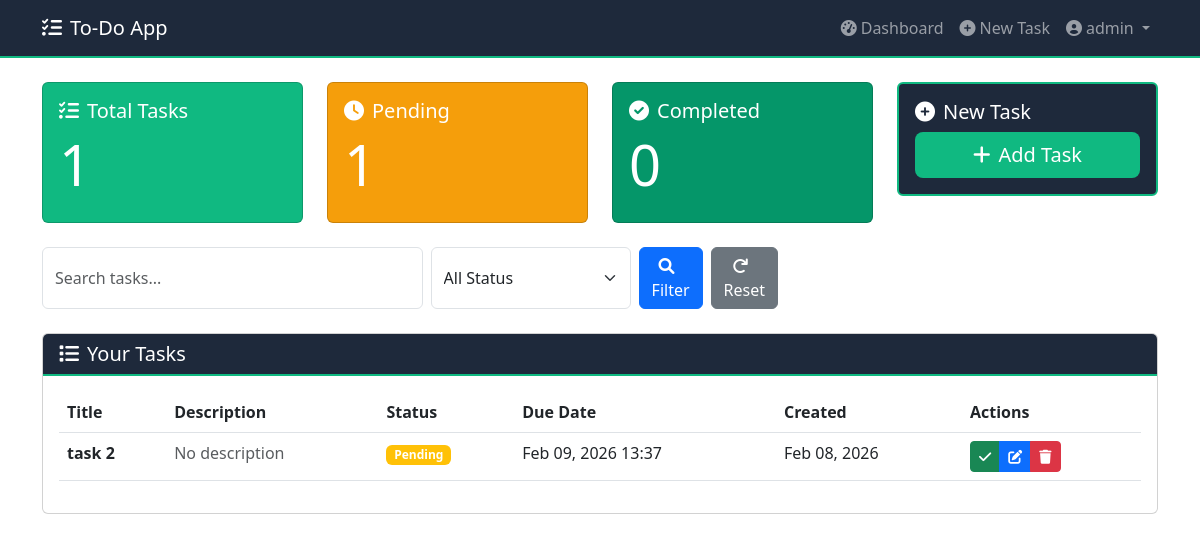
The page /dashboard/ (signed in) on the database its author committed.
### todo_app/models.py (models this page shows, shortened)
class Task(models.Model):
    STATUS_CHOICES = [
        ('pending', 'Pending'),
        ('in_progress', 'In Progress'),
        ('completed', 'Completed'),
    ]
    user = models.ForeignKey(User, on_delete=models.CASCADE)
    title = models.CharField(max_length=200)
    description = models.TextField(blank=True, null=True)
    status = models.CharField(max_length=20, choices=STATUS_CHOICES, default='pending')
    due_date = models.DateTimeField(null=True, blank=True)
    created_at = models.DateTimeField(auto_now_add=True)
    updated_at = models.DateTimeField(auto_now=True)
    @property
    def is_overdue(self):
        if self.due_date and self.status != 'completed':
            return timezone.now() > self.due_date
        return False

### todo_app/views.py (the view)
# urls.py: path('dashboard/', views.dashboard_view, name='dashboard'),
@login_required
def dashboard_view(request):
    tasks = Task.objects.filter(user=request.user)
    status_filter = request.GET.get('status')
    if status_filter:
        tasks = tasks.filter(status=status_filter)
    search_query = request.GET.get('search')
    if search_query:
        tasks = tasks.filter(title__icontains=search_query)
    context = {
        'tasks': tasks,
        'total_tasks': tasks.count(),
        'pending_tasks': tasks.filter(status='pending').count(),
        'completed_tasks': tasks.filter(status='completed').count(),
    }
    return render(request, 'todo_app/dashboard.html', context)

### templates/todo_app/dashboard.html (shortened to what this page needs)
{% extends 'todo_app/base.html' %}
{% block content %}
<div class="row">
    <div class="col-md-3 mb-4">
        <div class="card text-white" style="background: #10b981;">
            <div class="card-body">
                <h5 class="card-title"><i class="fas fa-tasks me-2"></i>Total Tasks</h5>
                <h2 class="display-4">{{ total_tasks }}</h2>
            </div>
        </div>
    </div>
    <div class="col-md-3 mb-4">
        <div class="card text-white" style="background: #f59e0b;">
            <div class="card-body">
                <h5 class="card-title"><i class="fas fa-clock me-2"></i>Pending</h5>
                <h2 class="display-4">{{ pending_tasks }}</h2>
            </div>
        </div>
    </div>
    <div class="col-md-3 mb-4">
        <div class="card text-white" style="background: #059669;">
            <div class="card-body">
                <h5 class="card-title"><i class="fas fa-check-circle me-2"></i>Completed</h5>
                <h2 class="display-4">{{ completed_tasks }}</h2>
            </div>
        </div>
    </div>
    <div class="col-md-3 mb-4">
        <div class="card" style="background: #1e293b; border: 2px solid #10b981;">
            <div class="card-body">
                <h5 class="card-title text-white"><i class="fas fa-plus-circle me-2"></i>New Task</h5>
                <a href="{% url 'create_task' %}" class="btn btn-lg w-100" style="background: #10b981; color: white; border: none;">
                    <i class="fas fa-plus me-2"></i>Add Task
                </a>
            </div>
        </div>
    </div>
</div>
<div class="row mb-4">
    <div class="col-md-8">
        <form method="GET" class="d-flex">
            <input type="text" name="search" class="form-control me-2"
                   placeholder="Search tasks..." value="{{ request.GET.search|default:'' }}">
            <select name="status" class="form-select me-2" style="max-width: 200px;">
                <option value="">All Status</option>
            </select>
            <button type="submit" class="btn btn-primary">
                <i class="fas fa-search me-2"></i>Filter
            </button>
            <a href="{% url 'dashboard' %}" class="btn btn-secondary ms-2">
                <i class="fas fa-redo me-2"></i>Reset
            </a>
        </form>
    </div>
</div>
<div class="row">
    <div class="col-12">
        <div class="card">
            <div class="card-header" style="background: #1e293b; border-bottom: 2px solid #10b981;">
                <h5 class="mb-0 text-white"><i class="fas fa-list me-2"></i>Your Tasks</h5>
            </div>
            <div class="card-body">
                {% if tasks %}
                    <div class="table-responsive">
                        <table class="table table-hover">
                            <thead>
                                <tr>
                                    <th>Title</th>
                                    <th>Description</th>
                                    <th>Status</th>
                                    <th>Due Date</th>
                                    <th>Created</th>
                                    <th>Actions</th>
                                </tr>
                            </thead>
                            <tbody>
                                {% for task in tasks %}
                                    <tr class="{% if task.status == 'completed' %}table-success{% elif task.is_overdue %}table-danger{% endif %}">
                                        <td>
                                            <strong>{{ task.title }}</strong>
                                        </td>
                                        <td>
                                            {% if task.description %}
                                                {{ task.description|truncatechars:50 }}
                                            {% else %}
                                                <span class="text-muted">No description</span>
                                            {% endif %}
                                        </td>
                                        <td>
                                            {% if task.status == 'pending' %}
                                                <span class="badge bg-warning">Pending</span>
                                            {% elif task.status == 'in_progress' %}
                                                <span class="badge bg-info">In Progress</span>
                                            {% elif task.status == 'completed' %}
                                                <span class="badge bg-success">Completed</span>
                                            {% endif %}
                                        </td>
                                        <td>
                                            {% if task.due_date %}
                                                {{ task.due_date|date:"M d, Y H:i" }}
                                            {% else %}
                                                <span class="text-muted">No due date</span>
                                            {% endif %}
                                        </td>
                                        <td>{{ task.created_at|date:"M d, Y" }}</td>
                                        <td>
                                            <div class="btn-group btn-group-sm">
                                                {% if task.status != 'completed' %}
                                                    <a href="{% url 'complete_task' task.id %}"
                                                       class="btn btn-success" title="Mark Complete">
                                                        <i class="fas fa-check"></i>
                                                    </a>
                                                {% endif %}
                                                <a href="{% url 'update_task' task.id %}"
                                                   class="btn btn-primary" title="Edit">
                                                    <i class="fas fa-edit"></i>
                                                </a>
                                                <button type="button" class="btn btn-danger"
                                                        data-bs-toggle="modal"
                                                        data-bs-target="#deleteModal{{ task.id }}"
                                                        title="Delete">
                                                    <i class="fas fa-trash"></i>
                                                </button>
                                            </div>
                                        </td>
                                    </tr>
                                {% endfor %}
                            </tbody>
                        </table>
                    </div>
                {% endif %}
            </div>
        </div>
    </div>
</div>
{% endblock %}

### templates/todo_app/base.html (shortened to what this page needs)
<!DOCTYPE html>
<html lang="en">
<head>
    <link href="https://cdn.jsdelivr.net/npm/bootstrap@5.3.0-alpha1/dist/css/bootstrap.min.css" rel="stylesheet">
    <link rel="stylesheet" href="https://cdnjs.cloudflare.com/ajax/libs/font-awesome/6.0.0/css/all.min.css">
    <link rel="stylesheet" href="https://cdnjs.cloudflare.com/ajax/libs/font-awesome/6.0.0/css/all.min.css">
</head>
<body>
    <nav class="navbar navbar-expand-lg navbar-dark" style="background: #1e293b !important; border-bottom: 2px solid #10b981;">
        <div class="container">
            <a class="navbar-brand" href="{% if user.is_authenticated %}{% url 'dashboard' %}{% else %}{% url 'home' %}{% endif %}">
                <i class="fas fa-tasks me-2"></i>To-Do App
            </a>
<div class="collapse navbar-collapse" id="navbarNav">
    <ul class="navbar-nav ms-auto">
        {% if user.is_authenticated %}
            <li class="nav-item">
                <a class="nav-link" href="{% url 'dashboard' %}">
                    <i class="fas fa-tachometer-alt me-1"></i>Dashboard
                </a>
            </li>
            <li class="nav-item">
                <a class="nav-link" href="{% url 'create_task' %}">
                    <i class="fas fa-plus-circle me-1"></i>New Task
                </a>
            </li>
            <li class="nav-item dropdown">
                <a class="nav-link dropdown-toggle" href="#" id="userDropdown" role="button"
                   data-bs-toggle="dropdown" aria-expanded="false">
                    <i class="fas fa-user-circle me-1"></i>{{ user.username }}
                </a>
            </li>
        {% endif %}
    </ul>
</div>
        </div>
    </nav>
    <div class="container mt-4">
        {% block content %}{% endblock %}
    </div>
</body>
</html>

### rows shown on the page
Task: title "task 2", description "No description", status "Pending", due_date "Feb 09, 2026 13:37", created_at "Feb 08, 2026"

### other values the page prints
{{ user.username }} "admin"
{{ total_tasks }} "1"
{{ pending_tasks }} "1"
{{ completed_tasks }} "0"
